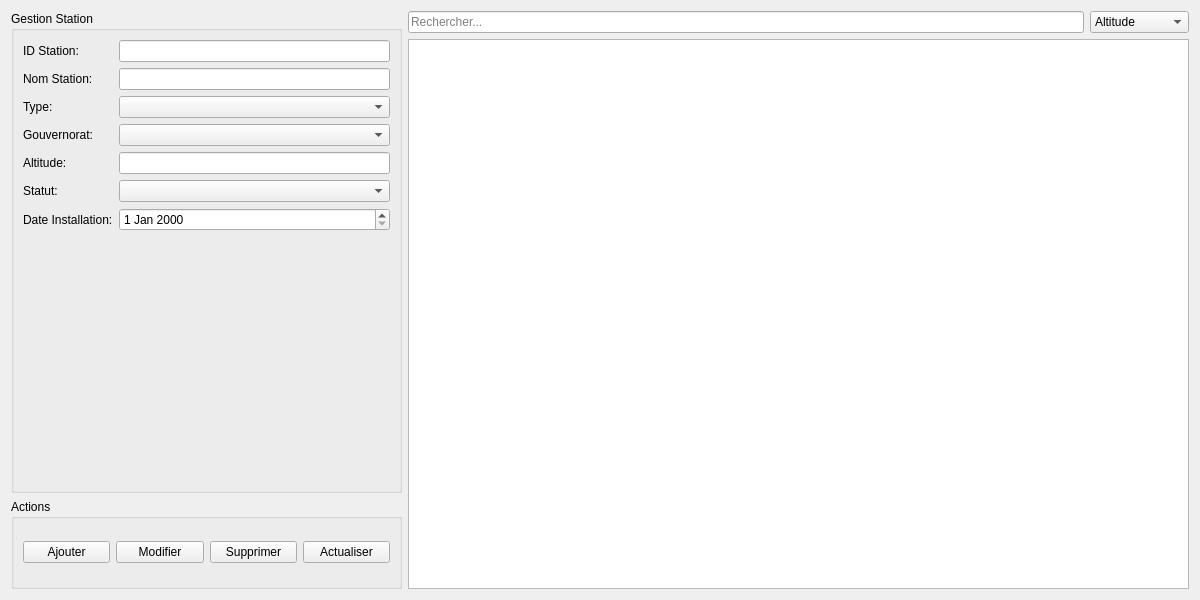
<?xml version="1.0" encoding="UTF-8"?>
<ui version="4.0">
 <class>GestionStation</class>
 <widget class="QWidget" name="GestionStation">
  <property name="geometry">
   <rect>
    <x>0</x>
    <y>0</y>
    <width>1200</width>
    <height>600</height>
   </rect>
  </property>
  <property name="windowTitle">
   <string>Smart Weather - Gestion des stations</string>
  </property>
  <layout class="QHBoxLayout" name="horizontalLayout_3" stretch="1,2">
   <item>
    <layout class="QVBoxLayout" name="verticalLayout">
     <item>
      <widget class="QGroupBox" name="groupBox">
       <property name="title">
        <string>Gestion Station</string>
       </property>
       <layout class="QFormLayout" name="formLayout">
        <item row="0" column="0">
         <widget class="QLabel" name="label">
          <property name="text">
           <string>ID Station:</string>
          </property>
         </widget>
        </item>
        <item row="0" column="1">
         <widget class="QLineEdit" name="idLineEdit"/>
        </item>
        <item row="1" column="0">
         <widget class="QLabel" name="label_2">
          <property name="text">
           <string>Nom Station:</string>
          </property>
         </widget>
        </item>
        <item row="1" column="1">
         <widget class="QLineEdit" name="nomLineEdit"/>
        </item>
        <item row="2" column="0">
         <widget class="QLabel" name="label_3">
          <property name="text">
           <string>Type:</string>
          </property>
         </widget>
        </item>
        <item row="2" column="1">
         <widget class="QComboBox" name="typeComboBox"/>
        </item>
        <item row="3" column="0">
         <widget class="QLabel" name="label_4">
          <property name="text">
           <string>Gouvernorat:</string>
          </property>
         </widget>
        </item>
        <item row="3" column="1">
         <widget class="QComboBox" name="gouvernoratComboBox"/>
        </item>
        <item row="4" column="0">
         <widget class="QLabel" name="label_5">
          <property name="text">
           <string>Altitude:</string>
          </property>
         </widget>
        </item>
        <item row="4" column="1">
         <widget class="QLineEdit" name="altitudeLineEdit"/>
        </item>
        <item row="5" column="0">
         <widget class="QLabel" name="label_6">
          <property name="text">
           <string>Statut:</string>
          </property>
         </widget>
        </item>
        <item row="5" column="1">
         <widget class="QComboBox" name="statutComboBox"/>
        </item>
        <item row="6" column="0">
         <widget class="QLabel" name="label_7">
          <property name="text">
           <string>Date Installation:</string>
          </property>
         </widget>
        </item>
        <item row="6" column="1">
         <widget class="QDateEdit" name="dateInstallationEdit"/>
        </item>
       </layout>
      </widget>
     </item>
     <item>
      <widget class="QGroupBox" name="groupBox_2">
       <property name="maximumSize">
        <size>
         <width>16777215</width>
         <height>90</height>
        </size>
       </property>
       <property name="title">
        <string>Actions</string>
       </property>
       <layout class="QHBoxLayout" name="horizontalLayout">
        <item>
         <widget class="QPushButton" name="btnAjouter">
          <property name="text">
           <string>Ajouter</string>
          </property>
         </widget>
        </item>
        <item>
         <widget class="QPushButton" name="btnModifier">
          <property name="text">
           <string>Modifier</string>
          </property>
         </widget>
        </item>
        <item>
         <widget class="QPushButton" name="btnSupprimer">
          <property name="text">
           <string>Supprimer</string>
          </property>
         </widget>
        </item>
        <item>
         <widget class="QPushButton" name="btnAfficher">
          <property name="text">
           <string>Actualiser</string>
          </property>
         </widget>
        </item>
       </layout>
      </widget>
     </item>
    </layout>
   </item>
   <item>
    <layout class="QVBoxLayout" name="verticalLayout_2">
     <item>
      <layout class="QHBoxLayout" name="horizontalLayout_2">
       <item>
        <widget class="QLineEdit" name="searchLineEdit">
         <property name="placeholderText">
          <string>Rechercher...</string>
         </property>
        </widget>
       </item>
       <item>
        <widget class="QComboBox" name="sortComboBox">
         <property name="maximumSize">
          <size>
           <width>150</width>
           <height>16777215</height>
          </size>
         </property>
         <item>
          <property name="text">
           <string>Altitude</string>
          </property>
         </item>
         <item>
          <property name="text">
           <string>Type</string>
          </property>
         </item>
         <item>
          <property name="text">
           <string>Gouvernorat</string>
          </property>
         </item>
        </widget>
       </item>
      </layout>
     </item>
     <item>
      <widget class="QTableView" name="tableViewStation"/>
     </item>
    </layout>
   </item>
  </layout>
 </widget>
 <resources/>
 <connections/>
</ui>
